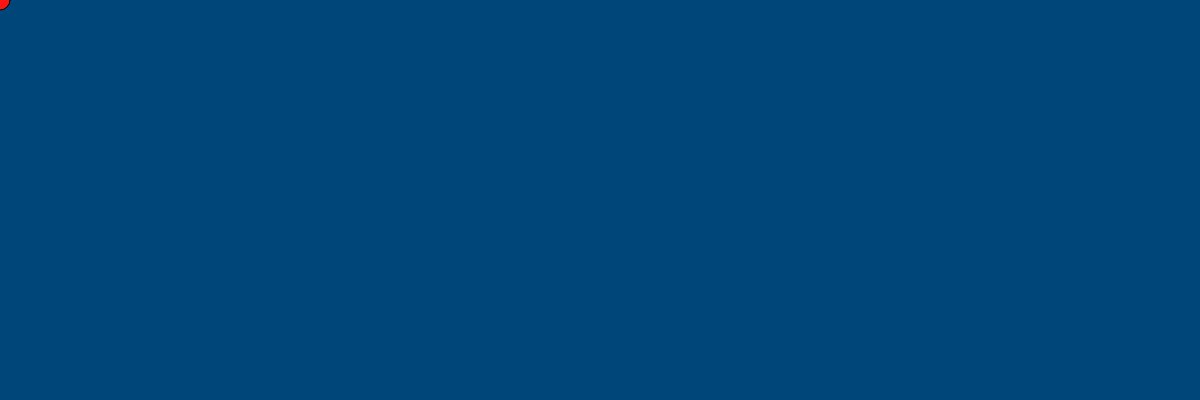
Frame 1 (no input)
Frame 60 (no input): identical to frame 1, image omitted
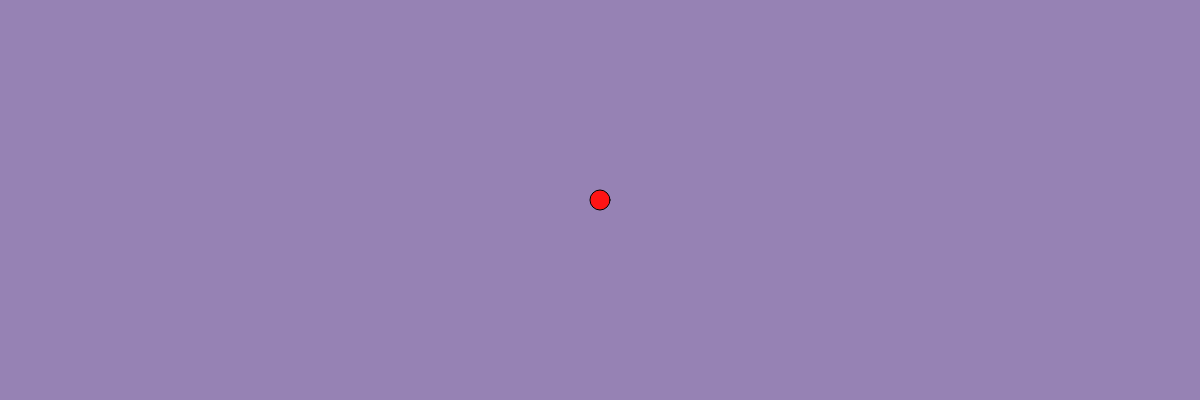
Frame 120 (the mouse pressed at the canvas centre since frame 60)

The p5.js sketch that drew these frames (run headless with seeded random() and noise() and a simulated clock; from frame 60 on, the mouse is pressed at the canvas centre):

// p5.js sketch
// ── sketch.js
function setup(){

  createCanvas(1200,400);
}


function draw(){
  
  
  let v = map(mouseX, 0, height, 0, 100)
  
  let i = map(mouseX, 0, height, 70, 110)
  
  let p = map(mouseX, 0, height, 120, 160)

  background(v,i,p)
  fill(255,20,20)
  ellipse(mouseX,mouseY,20,20)
  

}
